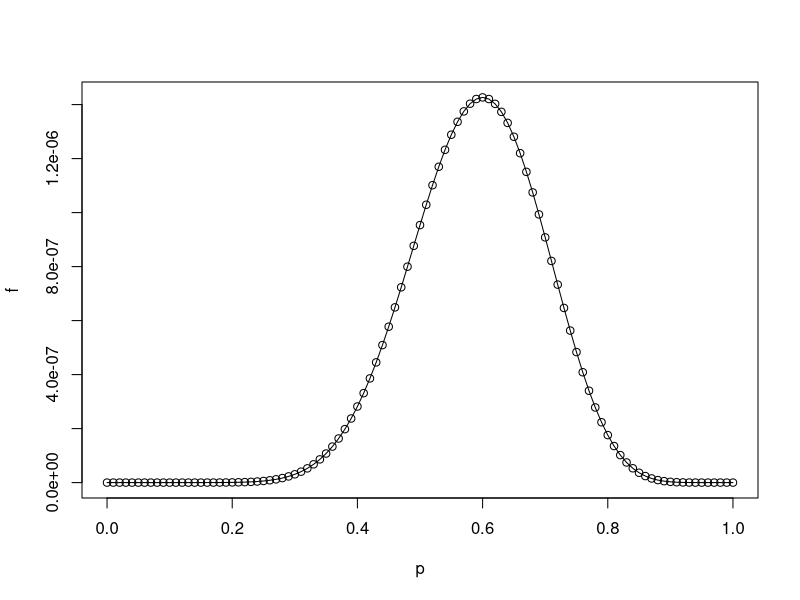

This chart was generated by the following R code:
# likelihood function (f) for Bernoulli with n=20 and S=12
p <- seq(0,1,0.01)
S <- 12
n <- 20
f <- (p^S)*((1-p)^(n-S))
plot(p,f)
fmax <- max(f)
index <- match(fmax,f)
p[index]
lines(p,f)
